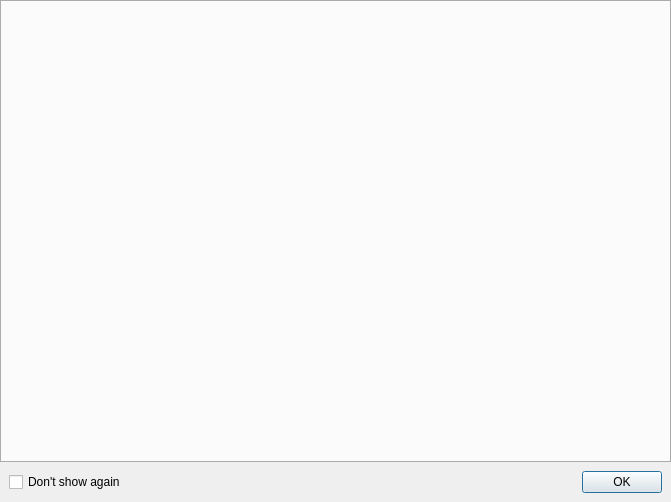
<?xml version="1.0" encoding="UTF-8"?>
<ui version="4.0">
 <class>SplashScreenDialog</class>
 <widget class="QDialog" name="SplashScreenDialog">
  <property name="geometry">
   <rect>
    <x>0</x>
    <y>0</y>
    <width>671</width>
    <height>502</height>
   </rect>
  </property>
  <property name="windowTitle">
   <string>Travel Time Platform</string>
  </property>
  <layout class="QVBoxLayout" name="verticalLayout">
   <property name="spacing">
    <number>0</number>
   </property>
   <property name="leftMargin">
    <number>0</number>
   </property>
   <property name="topMargin">
    <number>0</number>
   </property>
   <property name="rightMargin">
    <number>0</number>
   </property>
   <property name="bottomMargin">
    <number>0</number>
   </property>
   <item>
    <widget class="QTabWidget" name="tabWidget">
     <property name="styleSheet">
      <string notr="true">QTabWidget::pane { border: 0; background-color: rgba(19,28,76)}; </string>
     </property>
     <property name="tabPosition">
      <enum>QTabWidget::South</enum>
     </property>
     <property name="tabShape">
      <enum>QTabWidget::Rounded</enum>
     </property>
     <property name="currentIndex">
      <number>-1</number>
     </property>
     <property name="usesScrollButtons">
      <bool>false</bool>
     </property>
    </widget>
   </item>
   <item>
    <widget class="QWidget" name="widget" native="true">
     <layout class="QHBoxLayout" name="horizontalLayout">
      <item>
       <widget class="QCheckBox" name="dontShowAgainCheckBox">
        <property name="text">
         <string>Don't show again</string>
        </property>
       </widget>
      </item>
      <item>
       <widget class="QDialogButtonBox" name="buttonBox">
        <property name="orientation">
         <enum>Qt::Horizontal</enum>
        </property>
        <property name="standardButtons">
         <set>QDialogButtonBox::Ok</set>
        </property>
       </widget>
      </item>
     </layout>
    </widget>
   </item>
  </layout>
 </widget>
 <resources/>
 <connections>
  <connection>
   <sender>buttonBox</sender>
   <signal>accepted()</signal>
   <receiver>SplashScreenDialog</receiver>
   <slot>accept()</slot>
   <hints>
    <hint type="sourcelabel">
     <x>248</x>
     <y>254</y>
    </hint>
    <hint type="destinationlabel">
     <x>157</x>
     <y>274</y>
    </hint>
   </hints>
  </connection>
  <connection>
   <sender>buttonBox</sender>
   <signal>rejected()</signal>
   <receiver>SplashScreenDialog</receiver>
   <slot>reject()</slot>
   <hints>
    <hint type="sourcelabel">
     <x>316</x>
     <y>260</y>
    </hint>
    <hint type="destinationlabel">
     <x>286</x>
     <y>274</y>
    </hint>
   </hints>
  </connection>
 </connections>
</ui>
